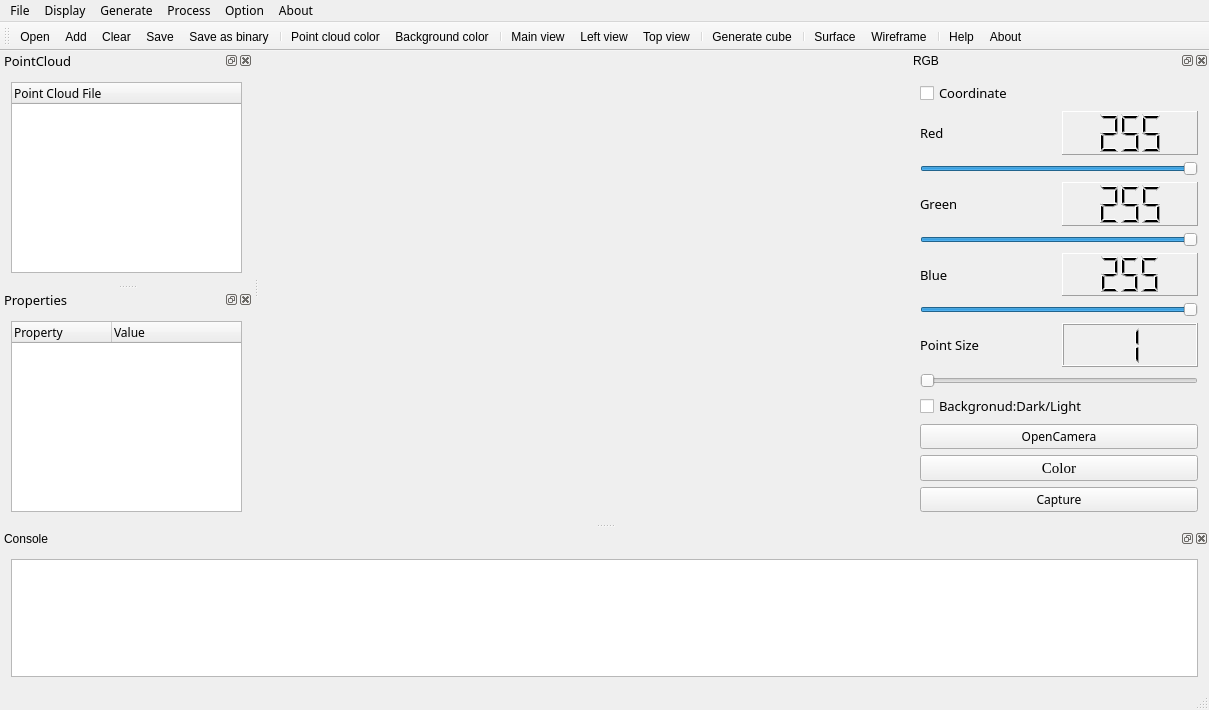
<?xml version="1.0" encoding="UTF-8"?>
<ui version="4.0">
 <class>CloudViewerClass</class>
 <widget class="QMainWindow" name="CloudViewerClass">
  <property name="geometry">
   <rect>
    <x>0</x>
    <y>0</y>
    <width>1209</width>
    <height>710</height>
   </rect>
  </property>
  <property name="sizePolicy">
   <sizepolicy hsizetype="Expanding" vsizetype="Expanding">
    <horstretch>85</horstretch>
    <verstretch>0</verstretch>
   </sizepolicy>
  </property>
  <property name="minimumSize">
   <size>
    <width>900</width>
    <height>650</height>
   </size>
  </property>
  <property name="maximumSize">
   <size>
    <width>16777215</width>
    <height>16777215</height>
   </size>
  </property>
  <property name="windowTitle">
   <string>CloudViewer</string>
  </property>
  <property name="styleSheet">
   <string notr="true"/>
  </property>
  <property name="animated">
   <bool>true</bool>
  </property>
  <property name="tabShape">
   <enum>QTabWidget::Rounded</enum>
  </property>
  <property name="dockNestingEnabled">
   <bool>false</bool>
  </property>
  <widget class="QWidget" name="centralWidget">
   <property name="sizePolicy">
    <sizepolicy hsizetype="Preferred" vsizetype="Preferred">
     <horstretch>0</horstretch>
     <verstretch>0</verstretch>
    </sizepolicy>
   </property>
   <layout class="QVBoxLayout" name="verticalLayout_6">
    <item>
     <widget class="QStackedWidget" name="stackedWidget">
      <property name="currentIndex">
       <number>0</number>
      </property>
      <widget class="QWidget" name="page">
       <layout class="QHBoxLayout" name="horizontalLayout_5">
        <item>
         <widget class="QVTKWidget" name="screen">
          <property name="minimumSize">
           <size>
            <width>600</width>
            <height>400</height>
           </size>
          </property>
         </widget>
        </item>
       </layout>
      </widget>
      <widget class="QWidget" name="page_2"/>
     </widget>
    </item>
   </layout>
  </widget>
  <widget class="QMenuBar" name="menuBar">
   <property name="geometry">
    <rect>
     <x>0</x>
     <y>0</y>
     <width>1209</width>
     <height>28</height>
    </rect>
   </property>
   <property name="font">
    <font>
     <family>微软雅黑</family>
    </font>
   </property>
   <widget class="QMenu" name="menuFile">
    <property name="title">
     <string>File</string>
    </property>
    <addaction name="openAction"/>
    <addaction name="addAction"/>
    <addaction name="clearAction"/>
    <addaction name="saveAction"/>
    <addaction name="saveBinaryAction"/>
    <addaction name="exitAction"/>
   </widget>
   <widget class="QMenu" name="menuGenerate">
    <property name="title">
     <string>Generate</string>
    </property>
    <widget class="QMenu" name="menuBasic_shapes">
     <property name="title">
      <string>Basic shapes</string>
     </property>
     <property name="icon">
      <iconset resource="CloudViewer.qrc">
       <normaloff>:/Resources/images/shape.png</normaloff>:/Resources/images/shape.png</iconset>
     </property>
     <addaction name="sphereAction"/>
     <addaction name="cylinderAction"/>
    </widget>
    <addaction name="cubeAction"/>
    <addaction name="menuBasic_shapes"/>
   </widget>
   <widget class="QMenu" name="menuAbout">
    <property name="title">
     <string>About</string>
    </property>
    <addaction name="helpAction"/>
    <addaction name="aboutAction"/>
   </widget>
   <widget class="QMenu" name="menuOption">
    <property name="title">
     <string>Option</string>
    </property>
    <widget class="QMenu" name="themeAction">
     <property name="title">
      <string>Theme</string>
     </property>
     <property name="icon">
      <iconset resource="CloudViewer.qrc">
       <normaloff>:/Resources/images/theme.png</normaloff>:/Resources/images/theme.png</iconset>
     </property>
     <addaction name="windowsThemeAction"/>
     <addaction name="darculaThemeAction"/>
    </widget>
    <widget class="QMenu" name="langAction">
     <property name="title">
      <string>Language</string>
     </property>
     <property name="icon">
      <iconset resource="CloudViewer.qrc">
       <normaloff>:/Resources/images/language.png</normaloff>:/Resources/images/language.png</iconset>
     </property>
     <addaction name="englishAction"/>
     <addaction name="chineseAction"/>
    </widget>
    <addaction name="themeAction"/>
    <addaction name="langAction"/>
   </widget>
   <widget class="QMenu" name="menuView">
    <property name="title">
     <string>Display</string>
    </property>
    <widget class="QMenu" name="menuAngle_view">
     <property name="title">
      <string>Angle view</string>
     </property>
     <addaction name="mainviewAction"/>
     <addaction name="leftviewAction"/>
     <addaction name="topviewAction"/>
    </widget>
    <addaction name="pointcolorAction"/>
    <addaction name="bgcolorAction"/>
    <addaction name="menuAngle_view"/>
   </widget>
   <widget class="QMenu" name="menuProcess">
    <property name="title">
     <string>Process</string>
    </property>
    <addaction name="meshsurfaceAction"/>
    <addaction name="wireframeAction"/>
    <addaction name="RemovePointCloudAction"/>
    <addaction name="actionPointCloudROI"/>
    <addaction name="actionDownSimple"/>
    <addaction name="actionExtractionBoundary"/>
    <addaction name="actionFittingMode"/>
   </widget>
   <addaction name="menuFile"/>
   <addaction name="menuView"/>
   <addaction name="menuGenerate"/>
   <addaction name="menuProcess"/>
   <addaction name="menuOption"/>
   <addaction name="menuAbout"/>
  </widget>
  <widget class="QToolBar" name="mainToolBar">
   <attribute name="toolBarArea">
    <enum>TopToolBarArea</enum>
   </attribute>
   <attribute name="toolBarBreak">
    <bool>false</bool>
   </attribute>
   <addaction name="openAction"/>
   <addaction name="addAction"/>
   <addaction name="clearAction"/>
   <addaction name="saveAction"/>
   <addaction name="saveBinaryAction"/>
   <addaction name="separator"/>
   <addaction name="pointcolorAction"/>
   <addaction name="bgcolorAction"/>
   <addaction name="separator"/>
   <addaction name="mainviewAction"/>
   <addaction name="leftviewAction"/>
   <addaction name="topviewAction"/>
   <addaction name="separator"/>
   <addaction name="cubeAction"/>
   <addaction name="separator"/>
   <addaction name="meshsurfaceAction"/>
   <addaction name="wireframeAction"/>
   <addaction name="separator"/>
   <addaction name="helpAction"/>
   <addaction name="aboutAction"/>
  </widget>
  <widget class="QStatusBar" name="statusBar"/>
  <widget class="QDockWidget" name="RGBDock">
   <property name="minimumSize">
    <size>
     <width>300</width>
     <height>400</height>
    </size>
   </property>
   <property name="maximumSize">
    <size>
     <width>300</width>
     <height>524287</height>
    </size>
   </property>
   <property name="windowTitle">
    <string>RGB</string>
   </property>
   <attribute name="dockWidgetArea">
    <number>2</number>
   </attribute>
   <widget class="QWidget" name="dockWidgetContents_4">
    <layout class="QVBoxLayout" name="verticalLayout_2">
     <item>
      <widget class="QCheckBox" name="cooCbx">
       <property name="font">
        <font>
         <family>微软雅黑</family>
         <pointsize>10</pointsize>
        </font>
       </property>
       <property name="text">
        <string>Coordinate</string>
       </property>
      </widget>
     </item>
     <item>
      <layout class="QVBoxLayout" name="verticalLayout">
       <item>
        <layout class="QHBoxLayout" name="horizontalLayout">
         <item>
          <widget class="QLabel" name="label_1">
           <property name="sizePolicy">
            <sizepolicy hsizetype="Expanding" vsizetype="Preferred">
             <horstretch>0</horstretch>
             <verstretch>0</verstretch>
            </sizepolicy>
           </property>
           <property name="font">
            <font>
             <family>微软雅黑</family>
             <pointsize>10</pointsize>
            </font>
           </property>
           <property name="text">
            <string>Red</string>
           </property>
          </widget>
         </item>
         <item>
          <widget class="QLCDNumber" name="rLCD">
           <property name="sizePolicy">
            <sizepolicy hsizetype="Expanding" vsizetype="Minimum">
             <horstretch>0</horstretch>
             <verstretch>0</verstretch>
            </sizepolicy>
           </property>
           <property name="autoFillBackground">
            <bool>false</bool>
           </property>
           <property name="inputMethodHints">
            <set>Qt::ImhNone</set>
           </property>
           <property name="frameShape">
            <enum>QFrame::Panel</enum>
           </property>
           <property name="frameShadow">
            <enum>QFrame::Raised</enum>
           </property>
           <property name="lineWidth">
            <number>1</number>
           </property>
           <property name="smallDecimalPoint">
            <bool>false</bool>
           </property>
           <property name="digitCount">
            <number>3</number>
           </property>
           <property name="mode">
            <enum>QLCDNumber::Dec</enum>
           </property>
           <property name="value" stdset="0">
            <double>255.000000000000000</double>
           </property>
           <property name="intValue" stdset="0">
            <number>255</number>
           </property>
          </widget>
         </item>
        </layout>
       </item>
       <item>
        <widget class="QSlider" name="rSlider">
         <property name="sizePolicy">
          <sizepolicy hsizetype="Expanding" vsizetype="Fixed">
           <horstretch>0</horstretch>
           <verstretch>0</verstretch>
          </sizepolicy>
         </property>
         <property name="minimumSize">
          <size>
           <width>132</width>
           <height>0</height>
          </size>
         </property>
         <property name="maximum">
          <number>255</number>
         </property>
         <property name="sliderPosition">
          <number>255</number>
         </property>
         <property name="orientation">
          <enum>Qt::Horizontal</enum>
         </property>
        </widget>
       </item>
       <item>
        <layout class="QHBoxLayout" name="horizontalLayout_2">
         <item>
          <widget class="QLabel" name="label_2">
           <property name="sizePolicy">
            <sizepolicy hsizetype="Expanding" vsizetype="Preferred">
             <horstretch>0</horstretch>
             <verstretch>0</verstretch>
            </sizepolicy>
           </property>
           <property name="font">
            <font>
             <family>微软雅黑</family>
             <pointsize>10</pointsize>
            </font>
           </property>
           <property name="text">
            <string>Green</string>
           </property>
          </widget>
         </item>
         <item>
          <widget class="QLCDNumber" name="gLCD">
           <property name="sizePolicy">
            <sizepolicy hsizetype="Expanding" vsizetype="Minimum">
             <horstretch>0</horstretch>
             <verstretch>0</verstretch>
            </sizepolicy>
           </property>
           <property name="frameShape">
            <enum>QFrame::Panel</enum>
           </property>
           <property name="digitCount">
            <number>3</number>
           </property>
           <property name="intValue" stdset="0">
            <number>255</number>
           </property>
          </widget>
         </item>
        </layout>
       </item>
       <item>
        <widget class="QSlider" name="gSlider">
         <property name="sizePolicy">
          <sizepolicy hsizetype="Expanding" vsizetype="Fixed">
           <horstretch>0</horstretch>
           <verstretch>0</verstretch>
          </sizepolicy>
         </property>
         <property name="minimumSize">
          <size>
           <width>132</width>
           <height>0</height>
          </size>
         </property>
         <property name="maximum">
          <number>255</number>
         </property>
         <property name="sliderPosition">
          <number>255</number>
         </property>
         <property name="orientation">
          <enum>Qt::Horizontal</enum>
         </property>
        </widget>
       </item>
       <item>
        <layout class="QHBoxLayout" name="horizontalLayout_3">
         <item>
          <widget class="QLabel" name="label_3">
           <property name="sizePolicy">
            <sizepolicy hsizetype="Expanding" vsizetype="Preferred">
             <horstretch>0</horstretch>
             <verstretch>0</verstretch>
            </sizepolicy>
           </property>
           <property name="font">
            <font>
             <family>微软雅黑</family>
             <pointsize>10</pointsize>
            </font>
           </property>
           <property name="text">
            <string>Blue</string>
           </property>
          </widget>
         </item>
         <item>
          <widget class="QLCDNumber" name="bLCD">
           <property name="sizePolicy">
            <sizepolicy hsizetype="Expanding" vsizetype="Minimum">
             <horstretch>0</horstretch>
             <verstretch>0</verstretch>
            </sizepolicy>
           </property>
           <property name="frameShape">
            <enum>QFrame::Panel</enum>
           </property>
           <property name="digitCount">
            <number>3</number>
           </property>
           <property name="intValue" stdset="0">
            <number>255</number>
           </property>
          </widget>
         </item>
        </layout>
       </item>
       <item>
        <widget class="QSlider" name="bSlider">
         <property name="sizePolicy">
          <sizepolicy hsizetype="Expanding" vsizetype="Fixed">
           <horstretch>0</horstretch>
           <verstretch>0</verstretch>
          </sizepolicy>
         </property>
         <property name="minimumSize">
          <size>
           <width>132</width>
           <height>0</height>
          </size>
         </property>
         <property name="maximum">
          <number>255</number>
         </property>
         <property name="sliderPosition">
          <number>255</number>
         </property>
         <property name="orientation">
          <enum>Qt::Horizontal</enum>
         </property>
        </widget>
       </item>
       <item>
        <layout class="QHBoxLayout" name="horizontalLayout_4">
         <item>
          <widget class="QLabel" name="label_4">
           <property name="sizePolicy">
            <sizepolicy hsizetype="Expanding" vsizetype="Preferred">
             <horstretch>0</horstretch>
             <verstretch>0</verstretch>
            </sizepolicy>
           </property>
           <property name="font">
            <font>
             <family>微软雅黑</family>
             <pointsize>10</pointsize>
            </font>
           </property>
           <property name="text">
            <string>Point Size</string>
           </property>
          </widget>
         </item>
         <item>
          <widget class="QLCDNumber" name="sizeLCD">
           <property name="sizePolicy">
            <sizepolicy hsizetype="Expanding" vsizetype="Minimum">
             <horstretch>0</horstretch>
             <verstretch>0</verstretch>
            </sizepolicy>
           </property>
           <property name="digitCount">
            <number>1</number>
           </property>
           <property name="segmentStyle">
            <enum>QLCDNumber::Filled</enum>
           </property>
           <property name="intValue" stdset="0">
            <number>1</number>
           </property>
          </widget>
         </item>
        </layout>
       </item>
       <item>
        <widget class="QSlider" name="pSlider">
         <property name="sizePolicy">
          <sizepolicy hsizetype="Expanding" vsizetype="Fixed">
           <horstretch>0</horstretch>
           <verstretch>0</verstretch>
          </sizepolicy>
         </property>
         <property name="minimumSize">
          <size>
           <width>132</width>
           <height>0</height>
          </size>
         </property>
         <property name="minimum">
          <number>1</number>
         </property>
         <property name="maximum">
          <number>10</number>
         </property>
         <property name="sliderPosition">
          <number>1</number>
         </property>
         <property name="orientation">
          <enum>Qt::Horizontal</enum>
         </property>
        </widget>
       </item>
      </layout>
     </item>
     <item>
      <widget class="QCheckBox" name="bgcCbx">
       <property name="font">
        <font>
         <family>微软雅黑</family>
         <pointsize>10</pointsize>
        </font>
       </property>
       <property name="text">
        <string>Backgronud:Dark/Light</string>
       </property>
      </widget>
     </item>
     <item>
      <widget class="QPushButton" name="OpenButton">
       <property name="sizePolicy">
        <sizepolicy hsizetype="Minimum" vsizetype="Fixed">
         <horstretch>0</horstretch>
         <verstretch>0</verstretch>
        </sizepolicy>
       </property>
       <property name="font">
        <font>
         <family>aakar</family>
        </font>
       </property>
       <property name="text">
        <string>OpenCamera</string>
       </property>
      </widget>
     </item>
     <item>
      <widget class="QPushButton" name="colorBtn">
       <property name="font">
        <font>
         <family>Times New Roman</family>
         <pointsize>11</pointsize>
        </font>
       </property>
       <property name="styleSheet">
        <string notr="true"/>
       </property>
       <property name="text">
        <string>Color</string>
       </property>
      </widget>
     </item>
     <item>
      <widget class="QPushButton" name="CaptureButton">
       <property name="font">
        <font>
         <family>aakar</family>
        </font>
       </property>
       <property name="text">
        <string>Capture</string>
       </property>
      </widget>
     </item>
    </layout>
   </widget>
  </widget>
  <widget class="QDockWidget" name="dataDock">
   <property name="minimumSize">
    <size>
     <width>250</width>
     <height>233</height>
    </size>
   </property>
   <property name="maximumSize">
    <size>
     <width>300</width>
     <height>524287</height>
    </size>
   </property>
   <property name="font">
    <font>
     <family>微软雅黑</family>
     <pointsize>10</pointsize>
    </font>
   </property>
   <property name="windowTitle">
    <string>PointCloud</string>
   </property>
   <attribute name="dockWidgetArea">
    <number>1</number>
   </attribute>
   <widget class="QWidget" name="dockWidgetContents_5">
    <layout class="QVBoxLayout" name="verticalLayout_3">
     <item>
      <widget class="QTreeWidget" name="dataTree">
       <property name="minimumSize">
        <size>
         <width>0</width>
         <height>180</height>
        </size>
       </property>
       <property name="font">
        <font>
         <family>微软雅黑</family>
         <pointsize>9</pointsize>
        </font>
       </property>
       <property name="contextMenuPolicy">
        <enum>Qt::CustomContextMenu</enum>
       </property>
       <column>
        <property name="text">
         <string>Point Cloud File</string>
        </property>
       </column>
      </widget>
     </item>
    </layout>
   </widget>
  </widget>
  <widget class="QDockWidget" name="propertyDock">
   <property name="minimumSize">
    <size>
     <width>250</width>
     <height>233</height>
    </size>
   </property>
   <property name="font">
    <font>
     <family>微软雅黑</family>
     <pointsize>10</pointsize>
    </font>
   </property>
   <property name="windowTitle">
    <string>Properties</string>
   </property>
   <attribute name="dockWidgetArea">
    <number>1</number>
   </attribute>
   <widget class="QWidget" name="dockWidgetContents_6">
    <layout class="QVBoxLayout" name="verticalLayout_4">
     <item>
      <widget class="QTableWidget" name="propertyTable">
       <property name="minimumSize">
        <size>
         <width>0</width>
         <height>180</height>
        </size>
       </property>
       <property name="font">
        <font>
         <family>微软雅黑</family>
         <pointsize>9</pointsize>
        </font>
       </property>
       <property name="frameShadow">
        <enum>QFrame::Sunken</enum>
       </property>
       <property name="midLineWidth">
        <number>0</number>
       </property>
       <property name="horizontalScrollBarPolicy">
        <enum>Qt::ScrollBarAsNeeded</enum>
       </property>
       <property name="sizeAdjustPolicy">
        <enum>QAbstractScrollArea::AdjustIgnored</enum>
       </property>
       <property name="autoScroll">
        <bool>true</bool>
       </property>
       <property name="editTriggers">
        <set>QAbstractItemView::NoEditTriggers</set>
       </property>
       <property name="tabKeyNavigation">
        <bool>true</bool>
       </property>
       <property name="showDropIndicator" stdset="0">
        <bool>true</bool>
       </property>
       <property name="dragDropOverwriteMode">
        <bool>true</bool>
       </property>
       <property name="alternatingRowColors">
        <bool>false</bool>
       </property>
       <property name="selectionMode">
        <enum>QAbstractItemView::ExtendedSelection</enum>
       </property>
       <property name="textElideMode">
        <enum>Qt::ElideLeft</enum>
       </property>
       <property name="horizontalScrollMode">
        <enum>QAbstractItemView::ScrollPerItem</enum>
       </property>
       <property name="showGrid">
        <bool>false</bool>
       </property>
       <property name="wordWrap">
        <bool>true</bool>
       </property>
       <property name="cornerButtonEnabled">
        <bool>true</bool>
       </property>
       <property name="rowCount">
        <number>4</number>
       </property>
       <property name="columnCount">
        <number>2</number>
       </property>
       <attribute name="horizontalHeaderCascadingSectionResizes">
        <bool>false</bool>
       </attribute>
       <attribute name="horizontalHeaderMinimumSectionSize">
        <number>25</number>
       </attribute>
       <attribute name="horizontalHeaderDefaultSectionSize">
        <number>100</number>
       </attribute>
       <attribute name="horizontalHeaderHighlightSections">
        <bool>true</bool>
       </attribute>
       <attribute name="horizontalHeaderStretchLastSection">
        <bool>true</bool>
       </attribute>
       <attribute name="verticalHeaderVisible">
        <bool>false</bool>
       </attribute>
       <attribute name="verticalHeaderCascadingSectionResizes">
        <bool>false</bool>
       </attribute>
       <row/>
       <row/>
       <row/>
       <row/>
       <column>
        <property name="text">
         <string>Property</string>
        </property>
        <property name="textAlignment">
         <set>AlignLeading|AlignVCenter</set>
        </property>
       </column>
       <column>
        <property name="text">
         <string>Value</string>
        </property>
        <property name="textAlignment">
         <set>AlignLeading|AlignVCenter</set>
        </property>
       </column>
      </widget>
     </item>
    </layout>
   </widget>
  </widget>
  <widget class="QDockWidget" name="consoleDock">
   <property name="minimumSize">
    <size>
     <width>200</width>
     <height>140</height>
    </size>
   </property>
   <property name="maximumSize">
    <size>
     <width>524287</width>
     <height>220</height>
    </size>
   </property>
   <property name="windowTitle">
    <string>Console</string>
   </property>
   <attribute name="dockWidgetArea">
    <number>8</number>
   </attribute>
   <widget class="QWidget" name="dockWidgetContents_7">
    <layout class="QVBoxLayout" name="verticalLayout_5">
     <item>
      <widget class="QTableWidget" name="consoleTable">
       <property name="showGrid">
        <bool>false</bool>
       </property>
       <property name="gridStyle">
        <enum>Qt::SolidLine</enum>
       </property>
       <property name="rowCount">
        <number>0</number>
       </property>
       <property name="columnCount">
        <number>5</number>
       </property>
       <attribute name="horizontalHeaderVisible">
        <bool>false</bool>
       </attribute>
       <attribute name="horizontalHeaderDefaultSectionSize">
        <number>200</number>
       </attribute>
       <attribute name="horizontalHeaderStretchLastSection">
        <bool>true</bool>
       </attribute>
       <attribute name="verticalHeaderVisible">
        <bool>false</bool>
       </attribute>
       <column>
        <property name="text">
         <string>Time</string>
        </property>
        <property name="textAlignment">
         <set>AlignLeading|AlignVCenter</set>
        </property>
       </column>
       <column>
        <property name="text">
         <string>Operation</string>
        </property>
        <property name="textAlignment">
         <set>AlignLeading|AlignVCenter</set>
        </property>
       </column>
       <column>
        <property name="text">
         <string>Operation Object</string>
        </property>
        <property name="textAlignment">
         <set>AlignLeading|AlignVCenter</set>
        </property>
       </column>
       <column>
        <property name="text">
         <string>Details</string>
        </property>
        <property name="textAlignment">
         <set>AlignLeading|AlignVCenter</set>
        </property>
       </column>
       <column>
        <property name="text">
         <string>Note</string>
        </property>
        <property name="textAlignment">
         <set>AlignLeading|AlignVCenter</set>
        </property>
       </column>
      </widget>
     </item>
    </layout>
   </widget>
  </widget>
  <action name="openAction">
   <property name="icon">
    <iconset resource="CloudViewer.qrc">
     <normaloff>:/Resources/images/open.png</normaloff>:/Resources/images/open.png</iconset>
   </property>
   <property name="text">
    <string>Open</string>
   </property>
   <property name="statusTip">
    <string>open a exsting file</string>
   </property>
   <property name="shortcut">
    <string>Ctrl+O</string>
   </property>
  </action>
  <action name="saveAction">
   <property name="icon">
    <iconset resource="CloudViewer.qrc">
     <normaloff>:/Resources/images/save.png</normaloff>:/Resources/images/save.png</iconset>
   </property>
   <property name="text">
    <string>Save</string>
   </property>
   <property name="statusTip">
    <string>save the file</string>
   </property>
   <property name="shortcut">
    <string>Ctrl+S</string>
   </property>
  </action>
  <action name="saveasAction">
   <property name="text">
    <string>Save as...</string>
   </property>
  </action>
  <action name="cubeAction">
   <property name="icon">
    <iconset resource="CloudViewer.qrc">
     <normaloff>:/Resources/images/cube.png</normaloff>:/Resources/images/cube.png</iconset>
   </property>
   <property name="text">
    <string>Generate cube</string>
   </property>
   <property name="statusTip">
    <string>generate a cube point cloud</string>
   </property>
  </action>
  <action name="helpAction">
   <property name="icon">
    <iconset resource="CloudViewer.qrc">
     <normaloff>:/Resources/images/help.png</normaloff>:/Resources/images/help.png</iconset>
   </property>
   <property name="text">
    <string>Help</string>
   </property>
   <property name="statusTip">
    <string>show help information</string>
   </property>
  </action>
  <action name="aboutAction">
   <property name="icon">
    <iconset resource="CloudViewer.qrc">
     <normaloff>:/Resources/images/about.png</normaloff>:/Resources/images/about.png</iconset>
   </property>
   <property name="text">
    <string>About</string>
   </property>
   <property name="statusTip">
    <string>show some information of the software</string>
   </property>
  </action>
  <action name="changeAction">
   <property name="icon">
    <iconset resource="CloudViewer.qrc">
     <normaloff>:/Resources/images/change.png</normaloff>:/Resources/images/change.png</iconset>
   </property>
   <property name="text">
    <string>Change</string>
   </property>
   <property name="statusTip">
    <string>change the format of the file</string>
   </property>
  </action>
  <action name="exitAction">
   <property name="icon">
    <iconset resource="CloudViewer.qrc">
     <normaloff>:/Resources/images/exit.png</normaloff>:/Resources/images/exit.png</iconset>
   </property>
   <property name="text">
    <string>Exit</string>
   </property>
   <property name="shortcut">
    <string>Ctrl+Q</string>
   </property>
  </action>
  <action name="pointcolorAction">
   <property name="icon">
    <iconset resource="CloudViewer.qrc">
     <normaloff>:/Resources/images/pointcolor.png</normaloff>:/Resources/images/pointcolor.png</iconset>
   </property>
   <property name="text">
    <string>Point cloud color</string>
   </property>
  </action>
  <action name="bgcolorAction">
   <property name="icon">
    <iconset resource="CloudViewer.qrc">
     <normaloff>:/Resources/images/bgcolor.png</normaloff>:/Resources/images/bgcolor.png</iconset>
   </property>
   <property name="text">
    <string>Background color</string>
   </property>
  </action>
  <action name="mainviewAction">
   <property name="icon">
    <iconset resource="CloudViewer.qrc">
     <normaloff>:/Resources/images/zhengshi.png</normaloff>:/Resources/images/zhengshi.png</iconset>
   </property>
   <property name="text">
    <string>Main view</string>
   </property>
  </action>
  <action name="leftviewAction">
   <property name="icon">
    <iconset resource="CloudViewer.qrc">
     <normaloff>:/Resources/images/zuoshi.png</normaloff>:/Resources/images/zuoshi.png</iconset>
   </property>
   <property name="text">
    <string>Left view</string>
   </property>
  </action>
  <action name="topviewAction">
   <property name="icon">
    <iconset resource="CloudViewer.qrc">
     <normaloff>:/Resources/images/fushi.png</normaloff>:/Resources/images/fushi.png</iconset>
   </property>
   <property name="text">
    <string>Top view</string>
   </property>
  </action>
  <action name="dataAction">
   <property name="checkable">
    <bool>true</bool>
   </property>
   <property name="checked">
    <bool>true</bool>
   </property>
   <property name="text">
    <string>Data Manager</string>
   </property>
  </action>
  <action name="propertyAction">
   <property name="checkable">
    <bool>true</bool>
   </property>
   <property name="checked">
    <bool>true</bool>
   </property>
   <property name="text">
    <string>Property Manager</string>
   </property>
  </action>
  <action name="consoleAction">
   <property name="checkable">
    <bool>true</bool>
   </property>
   <property name="checked">
    <bool>true</bool>
   </property>
   <property name="text">
    <string>Console</string>
   </property>
  </action>
  <action name="RGBAction">
   <property name="checkable">
    <bool>true</bool>
   </property>
   <property name="checked">
    <bool>true</bool>
   </property>
   <property name="text">
    <string>RGB Manager</string>
   </property>
  </action>
  <action name="clearAction">
   <property name="icon">
    <iconset resource="CloudViewer.qrc">
     <normaloff>:/Resources/images/clear.png</normaloff>:/Resources/images/clear.png</iconset>
   </property>
   <property name="text">
    <string>Clear</string>
   </property>
  </action>
  <action name="addAction">
   <property name="icon">
    <iconset resource="CloudViewer.qrc">
     <normaloff>:/Resources/images/add.png</normaloff>:/Resources/images/add.png</iconset>
   </property>
   <property name="text">
    <string>Add</string>
   </property>
  </action>
  <action name="sphereAction">
   <property name="icon">
    <iconset resource="CloudViewer.qrc">
     <normaloff>:/Resources/images/sphere.png</normaloff>:/Resources/images/sphere.png</iconset>
   </property>
   <property name="text">
    <string>Sphere</string>
   </property>
  </action>
  <action name="cylinderAction">
   <property name="icon">
    <iconset resource="CloudViewer.qrc">
     <normaloff>:/Resources/images/cylinder.png</normaloff>:/Resources/images/cylinder.png</iconset>
   </property>
   <property name="text">
    <string>Cylinder</string>
   </property>
  </action>
  <action name="meshsurfaceAction">
   <property name="icon">
    <iconset resource="CloudViewer.qrc">
     <normaloff>:/Resources/images/mesh.png</normaloff>:/Resources/images/mesh.png</iconset>
   </property>
   <property name="text">
    <string>Surface</string>
   </property>
  </action>
  <action name="wireframeAction">
   <property name="icon">
    <iconset resource="CloudViewer.qrc">
     <normaloff>:/Resources/images/frame.png</normaloff>:/Resources/images/frame.png</iconset>
   </property>
   <property name="text">
    <string>Wireframe</string>
   </property>
  </action>
  <action name="windowsThemeAction">
   <property name="text">
    <string>Windows</string>
   </property>
  </action>
  <action name="darculaThemeAction">
   <property name="text">
    <string>Darcula</string>
   </property>
  </action>
  <action name="englishAction">
   <property name="text">
    <string>English</string>
   </property>
  </action>
  <action name="chineseAction">
   <property name="text">
    <string>Chinese</string>
   </property>
  </action>
  <action name="saveBinaryAction">
   <property name="icon">
    <iconset resource="CloudViewer.qrc">
     <normaloff>:/Resources/images/saveBinary.png</normaloff>:/Resources/images/saveBinary.png</iconset>
   </property>
   <property name="text">
    <string>Save as binary</string>
   </property>
   <property name="statusTip">
    <string>Save point cloud as binary file</string>
   </property>
  </action>
  <action name="actionBilateralFilter">
   <property name="text">
    <string>BilateralFilter</string>
   </property>
  </action>
  <action name="actionRotate90">
   <property name="text">
    <string>Rotate90</string>
   </property>
  </action>
  <action name="RemovePointCloudAction">
   <property name="text">
    <string>RemovePointCloud</string>
   </property>
  </action>
  <action name="actionPointCloudROI">
   <property name="text">
    <string>PointCloudROI</string>
   </property>
  </action>
  <action name="actionDownSimple">
   <property name="text">
    <string>DownSimple</string>
   </property>
  </action>
  <action name="actionExtractionBoundary">
   <property name="text">
    <string>ExtractionBoundary</string>
   </property>
  </action>
  <action name="actionFittingMode">
   <property name="text">
    <string>FittingMode</string>
   </property>
  </action>
 </widget>
 <layoutdefault spacing="6" margin="11"/>
 <customwidgets>
  <customwidget>
   <class>QVTKWidget</class>
   <extends>QWidget</extends>
   <header>QVTKWidget.h</header>
  </customwidget>
 </customwidgets>
 <resources>
  <include location="CloudViewer.qrc"/>
  <include location="CloudViewer.qrc"/>
 </resources>
 <connections/>
</ui>
